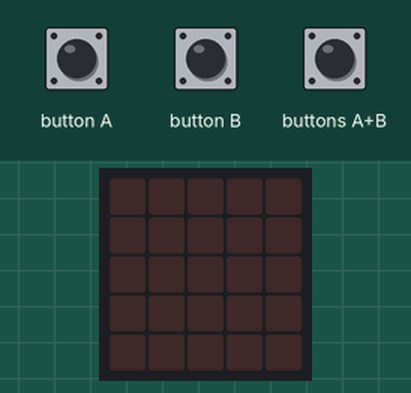
A program run on a simulated BBC micro:bit (MakeCode). Shown: the board's 5×5 LED display. Inputs (shaded band) come from the test bench.

Above: at 1.2 s.
1.3 s: button A pressed for 0.15 s
At 2.3 s:
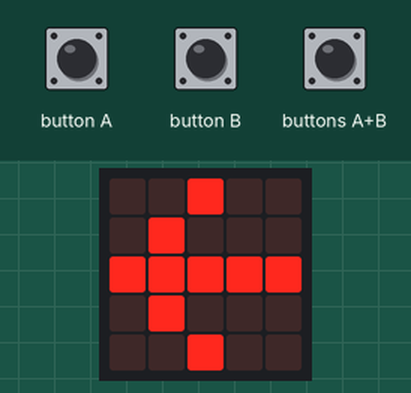
2.9 s: button B pressed for 0.15 s
At 3.6 s:
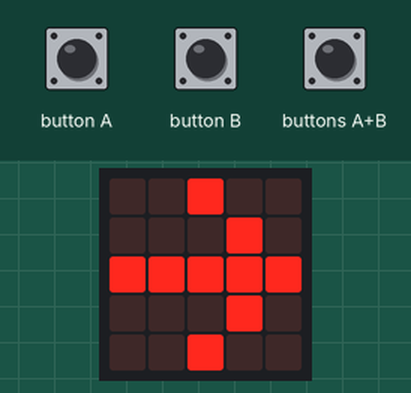
4.5 s: buttons A+B pressed for 0.15 s
At 4.8 s:
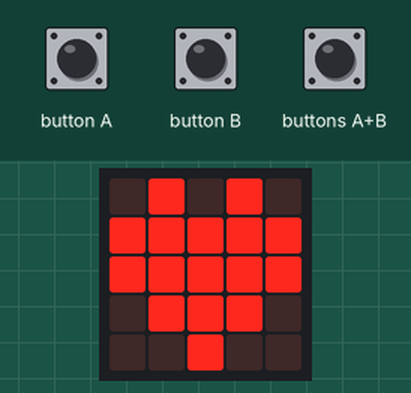
6.1 s: button A pressed for 1 s
At 6.8 s:
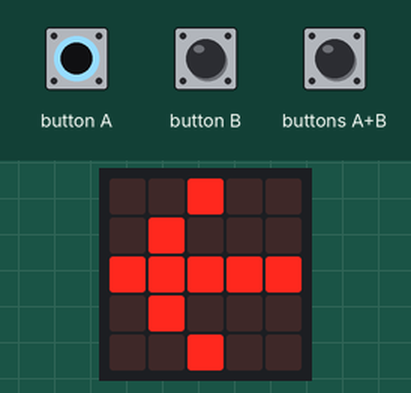
8.6 s: button B pressed for 1 s
At 9.2 s:
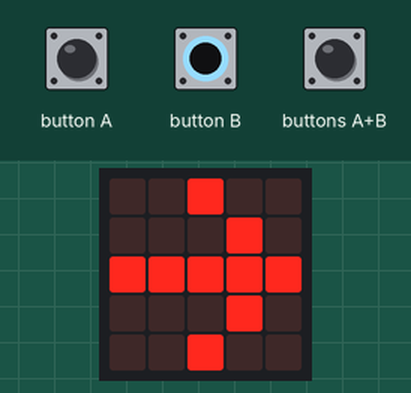
Timing chart, 0 to 11.6 s (numbered marks = the images above; inputs shaded):
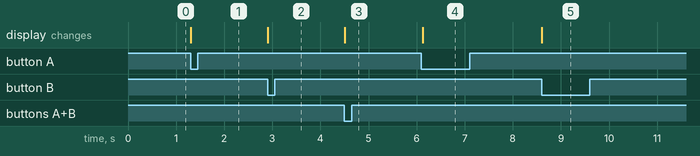

Measured:
- after the input at 1.3 s, the display: changes at once (image 1)
- after the input at 2.9 s, the display: changes at once (image 2)
- after the input at 4.5 s, the display: changes at once (image 3)
- after the input at 6.1 s, the display: changes at once (image 4)
- after the input at 8.6 s, the display: changes at once (image 5)

The program:

main.ts
```typescript
basic.forever(function () {
    if (input.buttonIsPressed(Button.AB)) {
        basic.showIcon(IconNames.Heart)
        basic.pause(1000)
    } else if (input.buttonIsPressed(Button.A)) {
        basic.showLeds(`
            . . # . .
            . # . . .
            # # # # #
            . # . . .
            . . # . .
            `)
        basic.pause(1000)
    } else if (input.buttonIsPressed(Button.B)) {
        basic.showLeds(`
            . . # . .
            . . . # .
            # # # # #
            . . . # .
            . . # . .
            `)
        basic.pause(1000)
    }
})
```

test.ts
```typescript
// 在這裡測試；當此封包作為擴充功能時，將不會編譯此內容。
```
